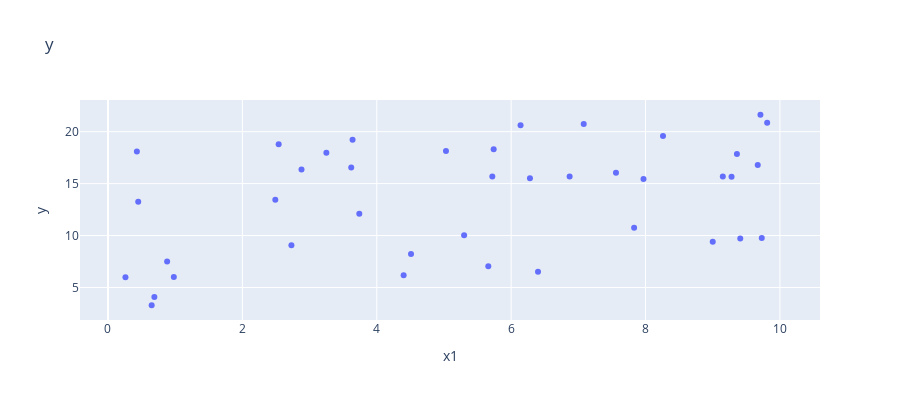

Notebook source saved alongside this figure:
### Code cell
#Model jest dobrze dopasowany do danych świadczy o tym wysoka wartość wspołczynnika R^2. Odchylenie standardowe współczynników dla zmiennych x1 i x2, jest stosunkowo małe. Natomiast dla stłej regresji wartość ta jest jednak większa.
#PLOTLY EXPRESS
import plotly.express as px

fig = px.scatter(data, x="x1", y="y",height=400, title="y")
fig.show()

### Figure 1 — Plotly figure (JSON) as saved in the notebook; plotly's stock layout.template omitted (floating-point values rounded to 4 significant figures)
{"data": [{"hoverlabel": {"namelength": 0}, "hovertemplate": "x1=%{x}<br>y=%{y}", "legendgroup": "", "marker": {"color": "#636efa", "symbol": "circle"}, "mode": "markers", "name": "", "showlegend": false, "type": "scatter", "x": [6.87, 4.4, 0.43, 2.73, 3.25, 5.3, 7.08, 9.73, 4.51, 6.4, 5.72, 6.28, 6.14, 8.26, 9.41, 2.88, 5.74, 0.45, 3.74, 5.03, 9.67, 3.62, 2.54, 9.15, 0.69, 7.97, 2.49, 9.81, 7.56, 0.98, 0.65, 9, 7.83, 0.26, 3.64, 9.28, 5.66, 9.71, 9.36, 0.88, 9.87, 9.99, 8.39, 0.8, 9.58, 4.82, 2.97, 8.8, 6.07, 0.19, 4.19, 5.39, 6.58, 2.36, 2.37, 1.52, 2.07, 6.7, 2.02, 9.63], "xaxis": "x", "y": [15.68, 6.18, 18.1, 9.07, 17.97, 10.04, 20.74, 9.76, 8.23, 6.52, 15.69, 15.51, 20.61, 19.58, 9.72, 16.36, 18.3, 13.26, 12.1, 18.15, 16.8, 16.55, 18.79, 15.68, 4.08, 15.45, 13.44, 20.86, 16.05, 6, 3.29, 9.41, 10.76, 5.98, 19.23, 15.67, 7.04, 21.63, 17.84, 7.49, null, null, null, null, null, null, null, null, null, null, null, null, null, null, null, null, null, null, null, null], "yaxis": "y"}], "layout": {"height": 400, "legend": {"tracegroupgap": 0}, "title": {"text": "y"}, "xaxis": {"anchor": "y", "domain": [0, 1], "title": {"text": "x1"}}, "yaxis": {"anchor": "x", "domain": [0, 1], "title": {"text": "y"}}}}
